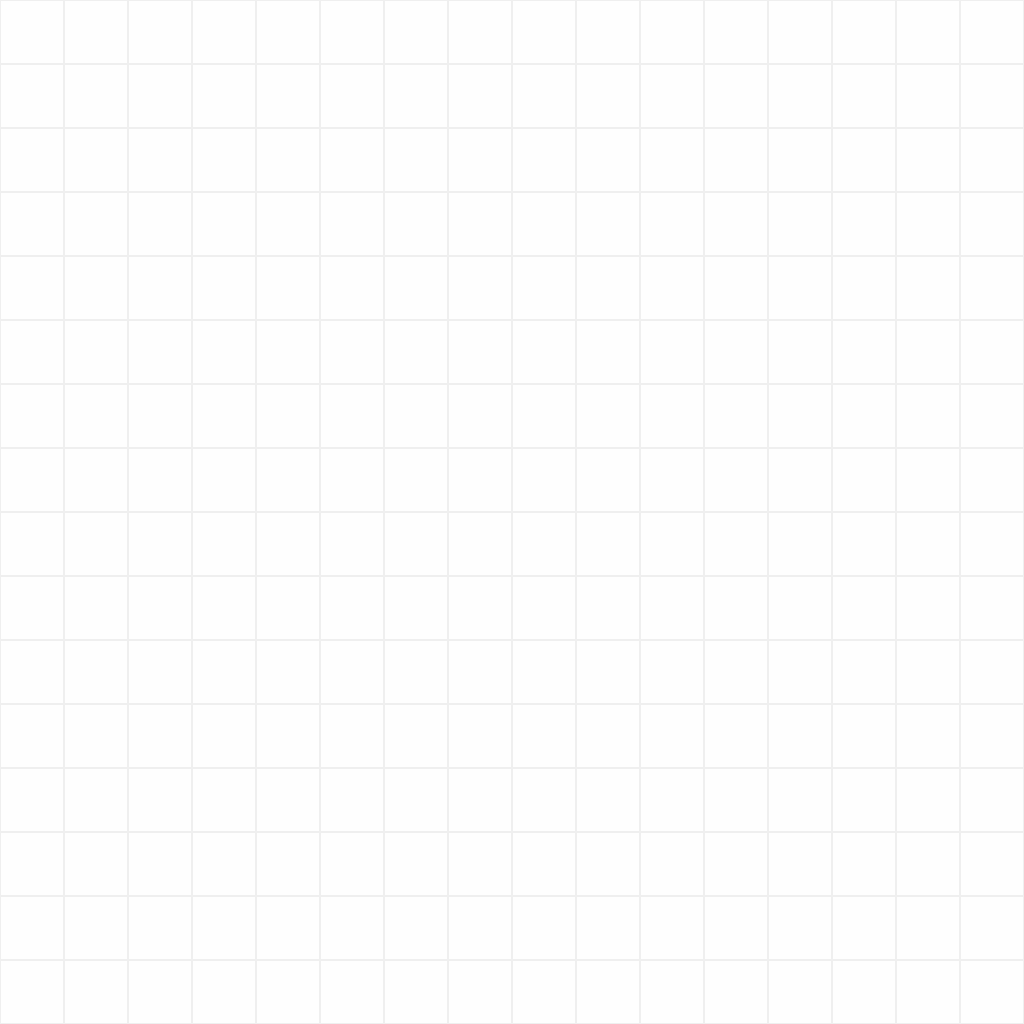

Tiled map render using the project's own tile images. Description and the map definition, with tile-layer contents summarised, below:
An orthogonal 16x16 tile map with 64x64 px tiles, 1 tile layer (Tile Layer 1).

<map version="1.0" orientation="orthogonal" width="16" height="16" tilewidth="64" tileheight="64">
 <tileset firstgid="1" name="floorTile" tilewidth="64" tileheight="64">
  <image source="floorTile.png" width="64" height="64" />
 </tileset>
 <layer name="Tile Layer 1" width="16" height="16">
  <data>[256 cells, 256 non-empty, 1 distinct tile ids]</data>
 </layer>
</map>
